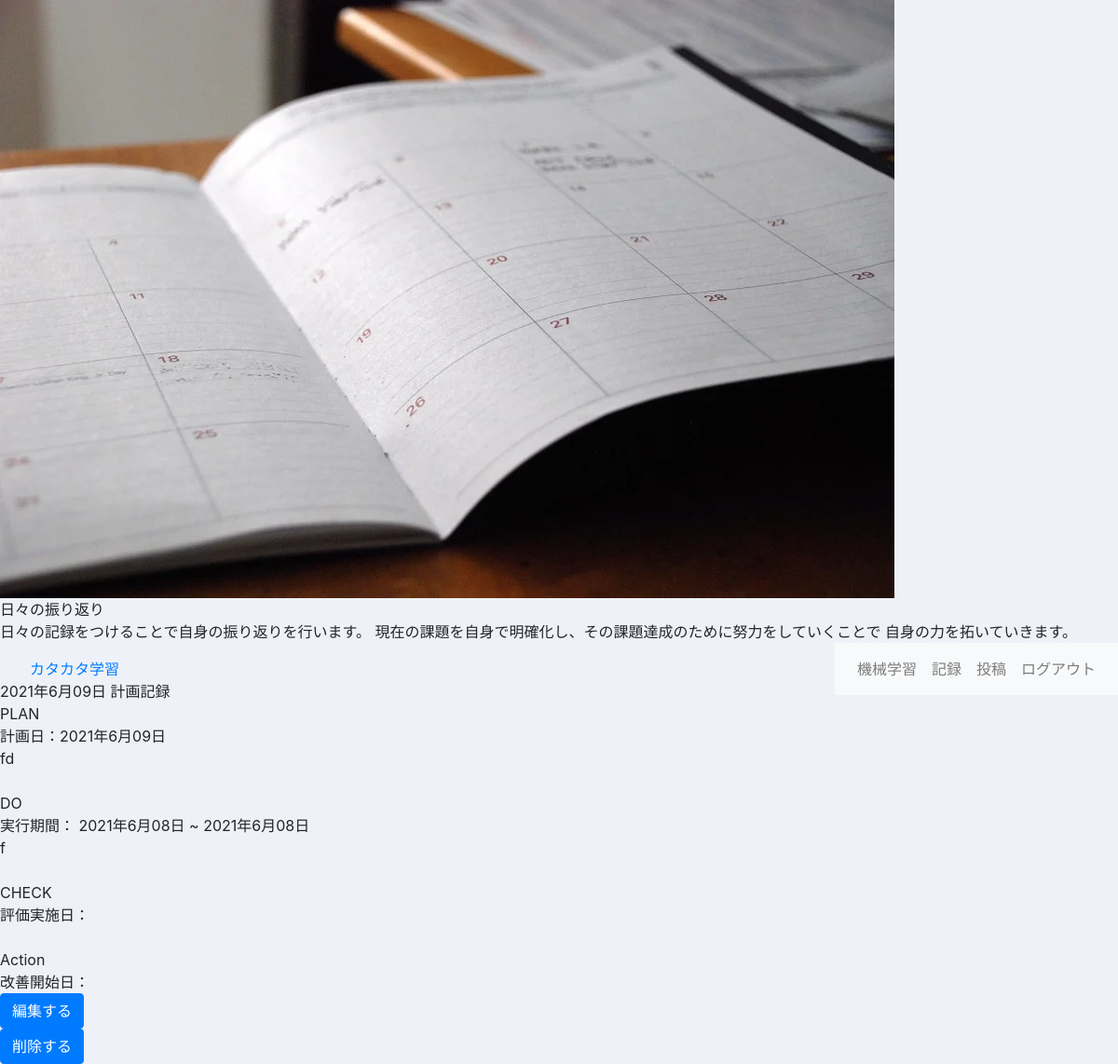
The app's page /kata_study/record/2 (signed in) with its own data.
### kata_study/models.py (models this page shows)
class Record(models.Model):
    owner = models.ForeignKey(User, on_delete=models.CASCADE)
    plan_text = models.TextField(max_length=1000)
    do_text = models.TextField(max_length=1000, blank=True, null=True)
    check_text = models.TextField(max_length=1000, blank=True, null=True)
    action_text = models.TextField(max_length=1000, blank=True, null=True)
    plan_date = models.DateField(blank=True, null=True)
    do_start = models.DateField(blank=True, null=True)
    do_end = models.DateField(blank=True, null=True)
    check_date = models.DateField(blank=True, null=True)
    action_date = models.DateField(blank=True, null=True)
    pub_date = models.DateTimeField(auto_now_add=True)
    class Meta:
        ordering = ('-plan_date',)

### kata_study/views.py (the view)
# urls.py: path('record/<int:num>', views.record, name='record'),
@login_required(login_url='/admin/login/')
def record(request, num):
    data = Record.objects.filter(id=num).first()
    params = {
        'record': data
    }
    return render(request, 'kata_study/record.html', params)

### kata_study/templates/kata_study/record.html (shortened to what this page needs)
{% extends 'kata_study/layout.html' %}
{% load static %}
{% block image %}
<img src="{% static 'kata_study/diary.webp' %}" class="image_vw">
{% endblock %}
{% block catch %}
<div class="catch_copy_box">
    <div class="catch_copy">
        日々の振り返り
    </div>
    <div class="catch_copy_text">
        日々の記録をつけることで自身の振り返りを行います。
        現在の課題を自身で明確化し、その課題達成のために努力をしていくことで
        自身の力を拓いていきます。
    </div>
</div>
{% endblock %}
{% block content %}
<div class="record_content_card">
    <div class="note_box">
        <div class="note_date">
            {{record.plan_date |date:"Y年n月d日"}} 計画記録
        </div>
        <div class="note_content_box">
            <div class="note_content">
                <div class="note_content_item">
                    PLAN
                </div>
                <div class="note_posted_date">
                    計画日：{{record.plan_date |date:"Y年n月d日"}}
                </div>
                <div class="note_content_text">
                    {{record.plan_text}}
                </div>
                <br>
            </div>
            <div class="note_content">
                <div class="note_content_item">
                    DO
                </div>
                <div class="note_posted_date">
                    実行期間：
                    {% if record.do_start %}
                        {{record.do_start |date:"Y年n月d日"}} ~
                    {% endif %}
                    {% if record.do_end %}
                        {{record.do_end |date:"Y年n月d日"}}
                    {% endif %}
                </div>
                <div class="note_content_text">
                    {% if record.do_text %}
                        {{record.do_text}}
                    {% endif %}
                </div>
                <br>
            </div>
            <div class="note_content">
                <div class="note_content_item">
                    CHECK
                </div>
                <div class="note_posted_date">
                    評価実施日：
                </div>
                <br>
            </div>
            <div class="note_content">
                <div class="note_content_item">
                    Action
                </div>
                <div class="note_posted_date">
                    改善開始日：
                </div>
            </div>
        </div>
    </div>
</div>
<div class="button_group_box">
    <div class="button_group">
        <form action="{% url 'edit' record.id %}" class="note_edit_form">
            <button class="btn btn-primary">編集する</button>
        </form>
        <form action="{% url 'delete' record.id %}">
            <button class="btn btn-primary">削除する</button>
        </form>
    </div>
</div>
{% endblock %}

### records on screen
Record: plan_date "2021年6月09日", plan_text "fd", do_start "2021年6月08日", do_end "2021年6月08日", do_text "f"
